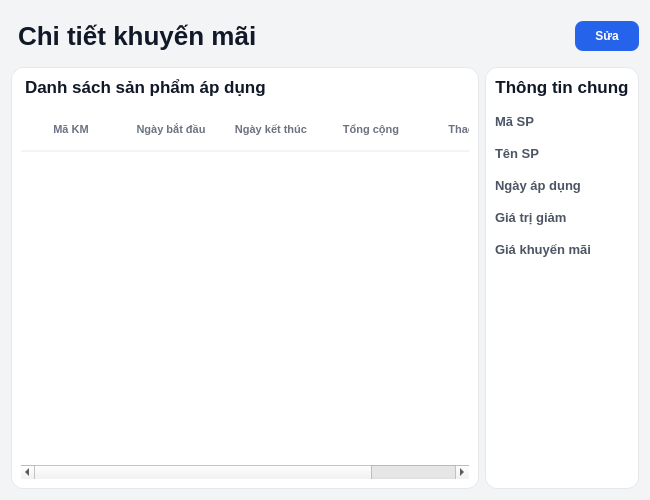
<?xml version="1.0" encoding="UTF-8"?>
<ui version="4.0">
 <class>Dialog</class>
 <widget class="QDialog" name="Dialog">
  <property name="geometry">
   <rect>
    <x>0</x>
    <y>0</y>
    <width>650</width>
    <height>500</height>
   </rect>
  </property>
  <property name="windowTitle">
   <string>Dialog</string>
  </property>
  <property name="styleSheet">
   <string notr="true">/* 1. Tổng thể Cửa sổ [cite: 697-699] */
QDialog {
    background-color: #f3f4f6; /* Nền xám nhạt làm nổi bật các Card trắng */
    font-family: &quot;Inter&quot;, &quot;Segoe UI&quot;, sans-serif;
}

/* 2. Tiêu đề trang chính (Chi tiết khuyến mãi) [cite: 699-702, 712] */
QLabel#lblTitleChiTietKM {
    font-size: 26px;
    font-weight: 800; /* Extra bold */
    color: #111827;   /* Đen tuyền chuyên nghiệp */
    padding: 10px 0px;
}

/* 3. Thẻ nội dung (Cards) [cite: 702-703, 714, 719] */
QFrame#frame, QFrame#frame_3 {
    background-color: #ffffff;
    border: 1px solid #e5e7eb;
    border-radius: 12px;
}

/* 4. Tiêu đề các khối con [cite: 703-704, 715, 720] */
QLabel#lblDanhSachSP, QLabel#lblThongTinChung {
    font-size: 17px;
    font-weight: 700;
    color: #111827;
    background-color: transparent;
    border: none;
    margin-bottom: 5px;
}

/* 5. Nhãn mô tả thuộc tính (Labels) [cite: 704-705, 721-726] */
QLabel#lblMaSP, QLabel#lblTenSP, QLabel#lblNgayApDung, 
QLabel#lblGiaTriGiam, QLabel#lblGiaKM {
    font-size: 13px;
    font-weight: 600; /* Semi-bold */
    color: #4b5563;   /* Màu xám đậm chuyên nghiệp */
}

/* 6. Nhãn hiển thị giá trị thực tế (Values) [cite: 705-706, 726-731] */
QLabel#lblHienThiMaSP, QLabel#lblHienThiTenSP, QLabel#lblHienThiNgayApDung, 
QLabel#lblHienThiGiaTriGiam, QLabel#lblHienThiGiaKM {
    font-size: 14px;
    font-weight: 500;
    color: #111827;
    padding: 5px 0px;
}

/* 7. Nút bấm (Ví dụ: Nút Sửa) [cite: 706-708, 713-714] */
QPushButton#btnSua {
    background-color: #2563eb; /* Xanh dương thương hiệu */
    color: #ffffff;
    font-weight: 700;
    border-radius: 8px;
    padding: 8px 20px;
}

QPushButton#btnSua:hover {
    background-color: #1d4ed8;
}

/* 8. Bảng danh sách khuyến mãi [cite: 708-712, 715-718] */
QTableWidget#tblDanhSachSP {
    background-color: #ffffff;
    border: none;
    gridline-color: transparent;
    outline: none;
}

QHeaderView::section {
    background-color: #ffffff;
    padding: 12px;
    border: none;
    border-bottom: 2px solid #f3f4f6;
    font-weight: bold;
    color: #6b7280;
    text-transform: uppercase; /* BUỘC IN HOA TIÊU ĐỀ CỘT */
    font-size: 11px;
}</string>
  </property>
  <layout class="QVBoxLayout" name="verticalLayout_4">
   <item>
    <layout class="QHBoxLayout" name="horizontalLayout_2">
     <item>
      <widget class="QLabel" name="lblTitleChiTietKM">
       <property name="text">
        <string>Chi tiết khuyến mãi</string>
       </property>
      </widget>
     </item>
     <item>
      <spacer name="horizontalSpacer">
       <property name="orientation">
        <enum>Qt::Horizontal</enum>
       </property>
       <property name="sizeHint" stdset="0">
        <size>
         <width>40</width>
         <height>20</height>
        </size>
       </property>
      </spacer>
     </item>
     <item>
      <widget class="QPushButton" name="btnSua">
       <property name="text">
        <string>Sửa</string>
       </property>
      </widget>
     </item>
    </layout>
   </item>
   <item>
    <layout class="QHBoxLayout" name="horizontalLayout">
     <item>
      <widget class="QFrame" name="frame">
       <property name="frameShape">
        <enum>QFrame::StyledPanel</enum>
       </property>
       <property name="frameShadow">
        <enum>QFrame::Raised</enum>
       </property>
       <layout class="QVBoxLayout" name="verticalLayout_5">
        <item>
         <widget class="QLabel" name="lblDanhSachSP">
          <property name="text">
           <string>Danh sách sản phẩm áp dụng </string>
          </property>
         </widget>
        </item>
        <item>
         <widget class="QTableWidget" name="tblDanhSachSP">
          <column>
           <property name="text">
            <string>Mã KM</string>
           </property>
          </column>
          <column>
           <property name="text">
            <string>Ngày bắt đầu</string>
           </property>
          </column>
          <column>
           <property name="text">
            <string>Ngày kết thúc</string>
           </property>
          </column>
          <column>
           <property name="text">
            <string>Tổng cộng</string>
           </property>
          </column>
          <column>
           <property name="text">
            <string>Thao tác</string>
           </property>
          </column>
         </widget>
        </item>
       </layout>
      </widget>
     </item>
     <item>
      <layout class="QVBoxLayout" name="verticalLayout_3">
       <item>
        <widget class="QFrame" name="frame_3">
         <property name="frameShape">
          <enum>QFrame::StyledPanel</enum>
         </property>
         <property name="frameShadow">
          <enum>QFrame::Raised</enum>
         </property>
         <layout class="QVBoxLayout" name="verticalLayout">
          <item>
           <widget class="QLabel" name="lblThongTinChung">
            <property name="text">
             <string>Thông tin chung</string>
            </property>
            <property name="alignment">
             <set>Qt::AlignCenter</set>
            </property>
           </widget>
          </item>
          <item>
           <layout class="QFormLayout" name="formLayout">
            <item row="0" column="0">
             <widget class="QLabel" name="lblMaSP">
              <property name="text">
               <string>Mã SP</string>
              </property>
             </widget>
            </item>
            <item row="1" column="0">
             <widget class="QLabel" name="lblTenSP">
              <property name="text">
               <string>Tên SP</string>
              </property>
             </widget>
            </item>
            <item row="2" column="0">
             <widget class="QLabel" name="lblNgayApDung">
              <property name="text">
               <string>Ngày áp dụng</string>
              </property>
             </widget>
            </item>
            <item row="3" column="0">
             <widget class="QLabel" name="lblGiaTriGiam">
              <property name="text">
               <string>Giá trị giảm</string>
              </property>
             </widget>
            </item>
            <item row="4" column="0">
             <widget class="QLabel" name="lblGiaKM">
              <property name="text">
               <string>Giá khuyến mãi</string>
              </property>
             </widget>
            </item>
            <item row="0" column="1">
             <widget class="QLabel" name="lblHienThiMaSP">
              <property name="text">
               <string/>
              </property>
             </widget>
            </item>
            <item row="1" column="1">
             <widget class="QLabel" name="lblHienThiTenSP">
              <property name="text">
               <string/>
              </property>
             </widget>
            </item>
            <item row="2" column="1">
             <widget class="QLabel" name="lblHienThiNgayApDung">
              <property name="text">
               <string/>
              </property>
             </widget>
            </item>
            <item row="4" column="1">
             <widget class="QLabel" name="lblHienThiGiaKM">
              <property name="text">
               <string/>
              </property>
             </widget>
            </item>
            <item row="3" column="1">
             <widget class="QLabel" name="lblHienThiGiaTriGiam">
              <property name="text">
               <string/>
              </property>
             </widget>
            </item>
           </layout>
          </item>
          <item>
           <spacer name="verticalSpacer">
            <property name="orientation">
             <enum>Qt::Vertical</enum>
            </property>
            <property name="sizeHint" stdset="0">
             <size>
              <width>20</width>
              <height>40</height>
             </size>
            </property>
           </spacer>
          </item>
         </layout>
        </widget>
       </item>
      </layout>
     </item>
    </layout>
   </item>
  </layout>
 </widget>
 <resources/>
 <connections/>
</ui>
